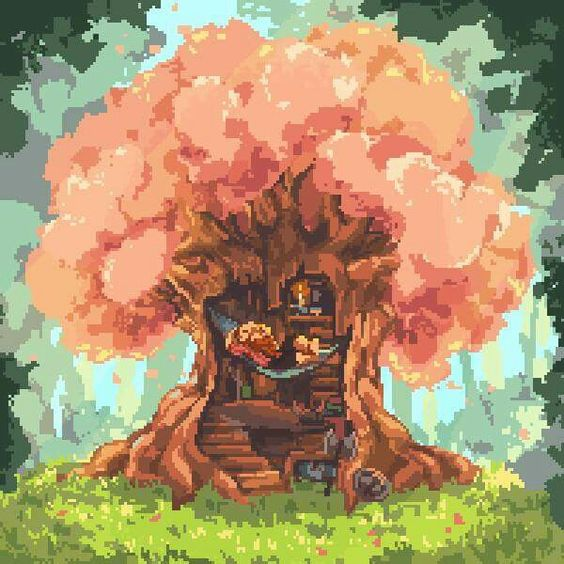
#> input picture images/tree.jpg, 564 x 564 px, found by its file name
$ jupyter execute preprocess.ipynb
#> lines starting #> are read from the running program, lines starting #| are printed output that depends on the picture
[cell 1]
import cv2
import numpy as np
from matplotlib import pyplot as plt
import sklearn.cluster as sk
from PIL import Image

[cell 2]
img = cv2.cvtColor(cv2.imread('tree.jpg'), cv2.COLOR_BGR2RGB)
blur = cv2.blur(img,(5,5))
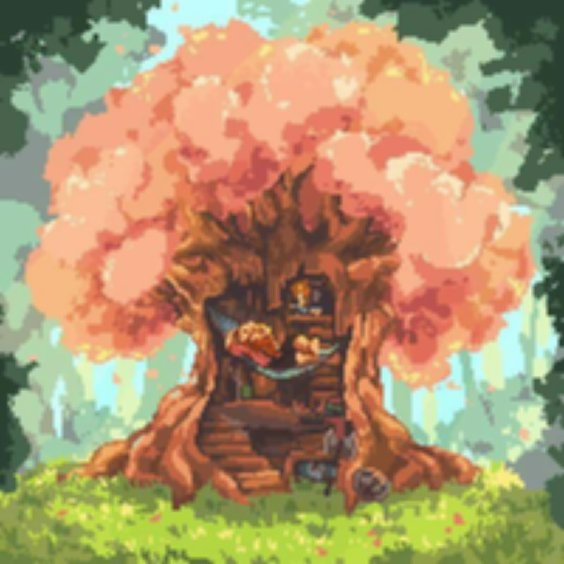
#> blur: shape (564, 564, 3); mean R, G, B 173.8, 149.8, 110.5
gblur = cv2.GaussianBlur(img,(3,3),0)
median = cv2.medianBlur(img,5)
bilin = cv2.bilateralFilter(img,9,75,75)

[cell 3]
plt.figure(figsize=(16,16))
plt.subplot(221),plt.imshow(img),plt.title('Original')
plt.xticks([]), plt.yticks([])
plt.subplot(222),plt.imshow(gblur),plt.title('GaussianBlur')
plt.xticks([]), plt.yticks([])
plt.subplot(223),plt.imshow(median),plt.title('Median')
plt.xticks([]), plt.yticks([])
plt.subplot(224),plt.imshow(bilin),plt.title('Bilinear')
plt.xticks([]), plt.yticks([])
plt.show()
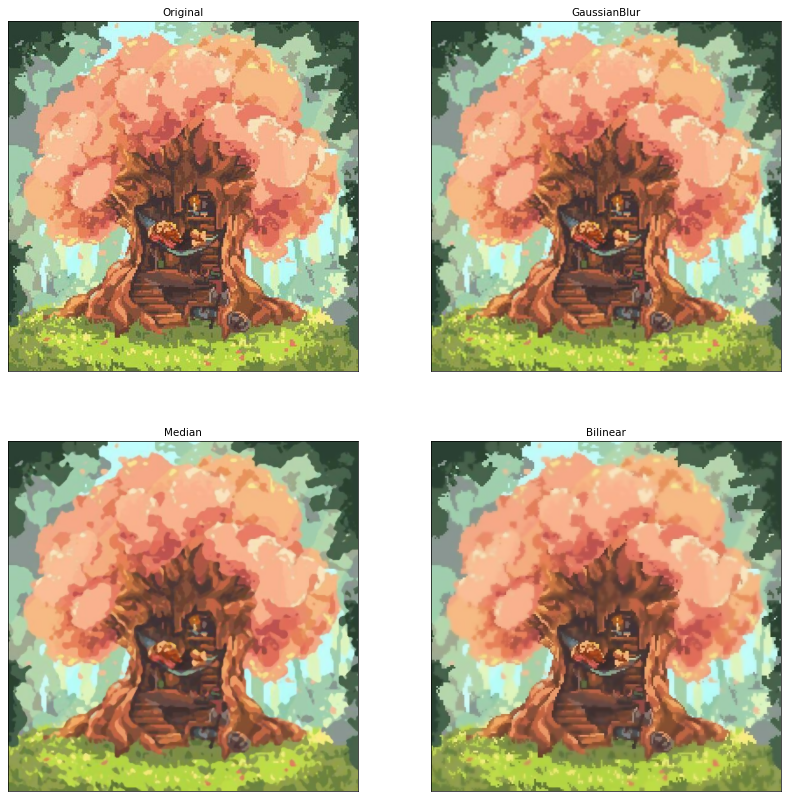
#> figure drawn by matplotlib, 4 panels

[cell 4]
original = cv2.cvtColor(cv2.imread('images/abr.jpg'), cv2.COLOR_BGR2RGB)
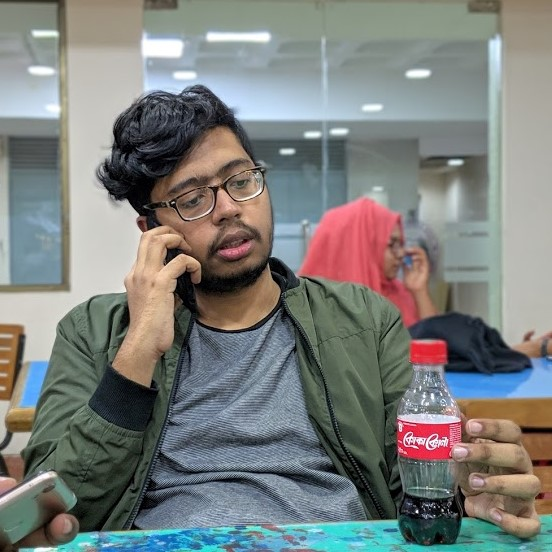
#> input picture images/abr.jpg, 552 x 552 px
n_colors = 12

arr = original.reshape((-1, 3))
kmeans = sk.MiniBatchKMeans(n_clusters=n_colors, random_state=42).fit(arr)
labels = kmeans.labels_
centers = kmeans.cluster_centers_
#> centers = [[145, 148.4, 139.5], [43.62, 48.63, 47.86], [205.9, 211.3, 213.1], [138.1, 103.1, 79.45], [118.4, 134.4, 138.8], [14.87, 17.17, 17.61], [169.1, 177.6, 177.8], [201.6, 157.9, 136.5], [211.9, 79.71, 93.47], [75.27, 79.52, 73.19], [80.64, 176.4, 207.5], [97.58, 111.2, 106.8]]
less_colors = centers[labels].reshape(original.shape).astype('uint8')
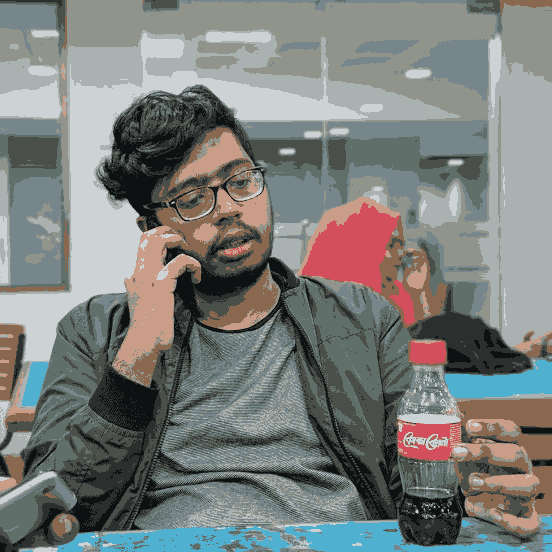
#> less_colors: shape (552, 552, 3); mean R, G, B 123.5, 126.4, 123.5

plt.figure(figsize=(16,8))
plt.subplot(121),plt.imshow(original),plt.title('Original')
plt.subplot(122),plt.imshow(less_colors),plt.title('Quantized')

[cell 5]
blur = cv2.blur(less_colors,(5,5))
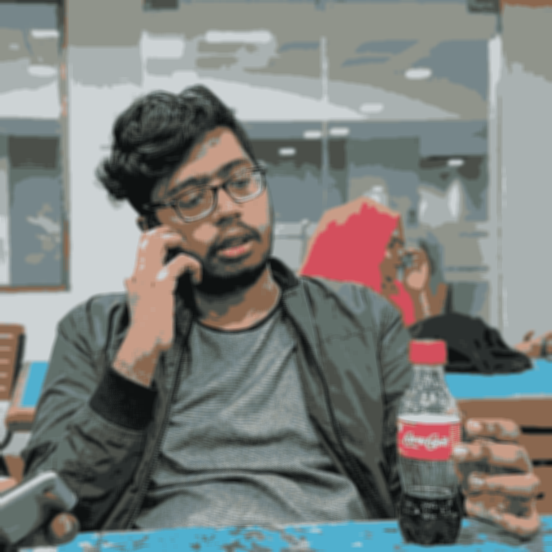
#> blur: shape (552, 552, 3); mean R, G, B 123.5, 126.4, 123.5
gblur = cv2.GaussianBlur(less_colors,(7,7),0)
#> gblur: shape (552, 552, 3)
median = cv2.medianBlur(less_colors,5)
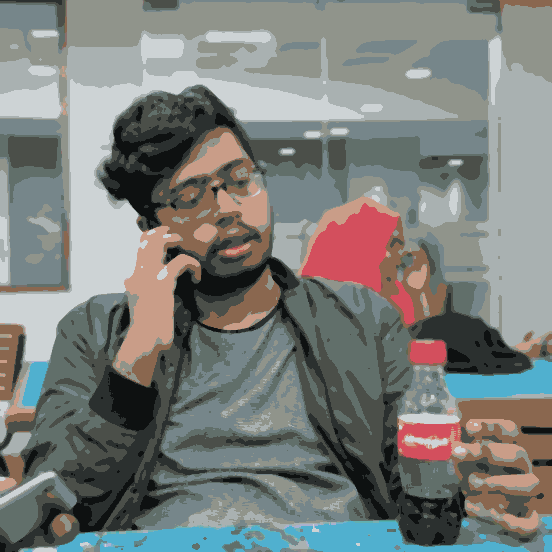
#> median: shape (552, 552, 3); mean R, G, B 123.3, 126.4, 123.5
# bilin = cv2.bilateralFilter(less_colors,9,75,75)
downed = cv2.resize(median, dsize=(96, 96), interpolation=cv2.INTER_CUBIC)
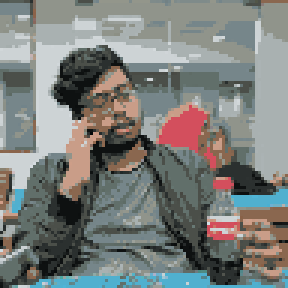
#> downed: shape (96, 96, 3) (shown 3 times larger); mean R, G, B 123.5, 126.6, 123.7

[cell 6]
plt.figure(figsize=(18,8))
plt.subplot(131),plt.imshow(original),plt.title('Original')
plt.xticks([]), plt.yticks([])
plt.subplot(132),plt.imshow(gblur),plt.title('Median')
plt.xticks([]), plt.yticks([])
plt.subplot(133),plt.imshow(downed),plt.title('Downsampled')
plt.xticks([]), plt.yticks([])
plt.show()
